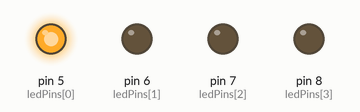
The sketch below on a simulated Arduino Uno, built with avr-gcc and run on an emulated ATmega328P. Shown: output pins drawn as LEDs (lit = HIGH).

Above: at 0.1 s.
At 0.9 s:
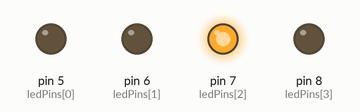
At 1.3 s:
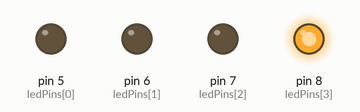
At 2.1 s:
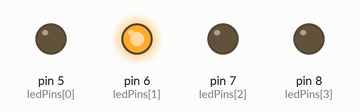
At 3.5 s:
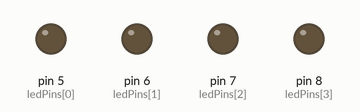
Timing chart, 0 to 3.8 s (numbered marks = the images above):
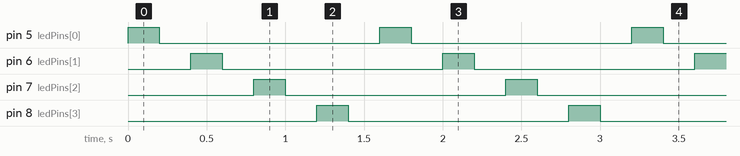

Measured:
- by itself, pin 5 (ledPins[0]), pin 6 (ledPins[1]), pin 7 (ledPins[2]), pin 8 (ledPins[3]): alternates HIGH for 0.20 s and LOW for 1.4 s
- by itself, everything shown: repeats every 1.6 s, in 8 steps

The sketch:

2do_ejercicio.ino
```cpp
const int ledPins[] = {5, 6, 7, 8}; //ejercicio #2
const int numLeds = 4;
const int delayTime = 200; // Tiempo en milisegundos

void setup() {
  for (int i = 0; i < numLeds; i++) {
    pinMode(ledPins[i], OUTPUT);
  }
}

void loop() {
  for (int i = 0; i < numLeds; i++) {
    digitalWrite(ledPins[i], HIGH);  // Enciende el LED
    delay(delayTime);                // Espera el tiempo de encendido
    digitalWrite(ledPins[i], LOW);   // Apaga el LED
    delay(delayTime);                // Espera el tiempo de apagado
  }
}
```
